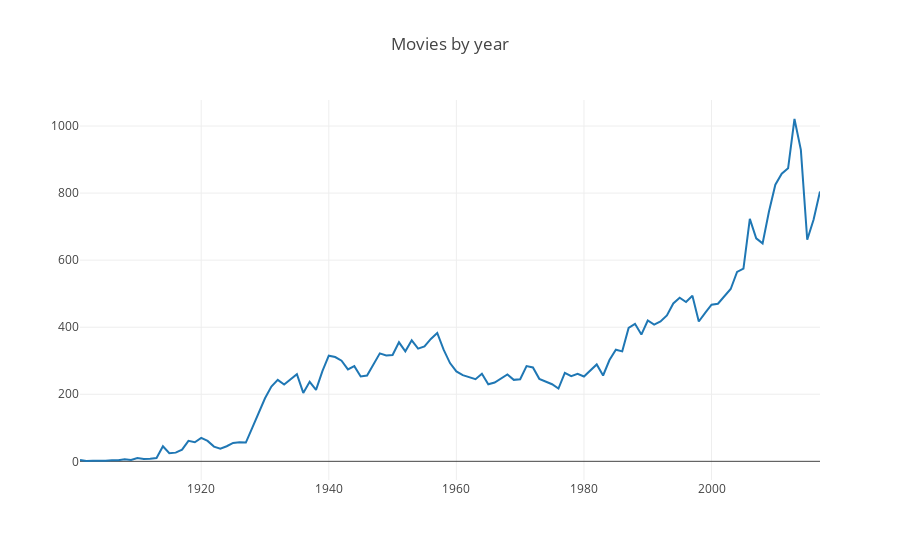

Source (notebook cell):
### Markdown cell above
**Count of movies per year**

### Code cell
ax = data['Release Year'].value_counts().sort_index(ascending=True)

Sct = [go.Scatter(x = ax.index, y = ax.values, mode = 'lines', name = 'lines')]
layout = go.Layout(title = 'Movies by year')
fig = go.Figure(data = Sct, layout = layout)
iplot(fig)
